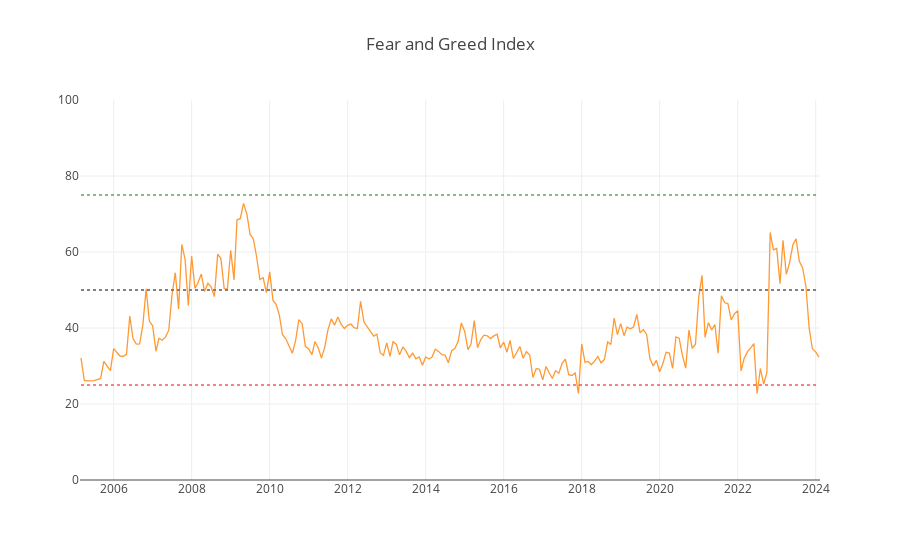

The cell this chart's notebook holds for it:
### Code cell
layout = {
    'shapes': [
        {
            'type': 'line',
            'x0': fear_greed_index_data.index.min(),
            'y0': 75,  # 指定线的y值
            'x1': fear_greed_index_data.index.max(),
            'y1': 75,  # 线的y值保持不变，因为这是一条水平线
            'line': {
                'color': 'green',
                'width': 1,
                'dash': 'dot',  # 线的样式（实线、虚线等）
            },
        },
        {
            'type': 'line',
            'x0': fear_greed_index_data.index.min(),
            'y0': 50,  # 指定线的y值
            'x1': fear_greed_index_data.index.max(),
            'y1': 50,  # 线的y值保持不变，因为这是一条水平线
            'line': {
                'color': 'gray',
                'width': 2,
                'dash': 'dot',  # 线的样式（实线、虚线等）
            },
        },
        {
            'type': 'line',
            'x0': fear_greed_index_data.index.min(),
            'y0': 25,  # 指定线的y值
            'x1': fear_greed_index_data.index.max(),
            'y1': 25,  # 线的y值保持不变，因为这是一条水平线
            'line': {
                'color': 'red',
                'width': 1,
                'dash': 'dot',  # 线的样式（实线、虚线等）
            },
        }
    ],
    'yaxis': {
        'range': [0, 100]  # 设置y轴的最小值和最大值
    },
    'y0': 50,  # 指定线的y值
    'title': 'Fear and Greed Index'
}

fear_greed_index_data['fear_greed_index'].iplot(kind='line', layout=layout)

### Figure 1 — Plotly figure (JSON) as saved in the notebook; plotly's stock layout.template omitted (floating-point values rounded to 4 significant figures; data arrays with more than 128 entries replaced by an {"elided": "..."} marker saying what was removed)
{"data": [{"line": {"color": "rgba(255, 153, 51, 1.0)", "dash": "solid", "shape": "linear", "width": 1.3}, "mode": "lines", "name": "fear_greed_index", "text": "", "type": "scatter", "x": {"elided": "228 str values"}, "y": {"elided": "228 float values"}}], "layout": {"autosize": true, "shapes": [{"line": {"color": "green", "dash": "dot", "width": 1}, "type": "line", "x0": "2005-03-01T00:00:00+08:00", "x1": "2024-02-01T00:00:00+08:00", "y0": 75, "y1": 75}, {"line": {"color": "gray", "dash": "dot", "width": 2}, "type": "line", "x0": "2005-03-01T00:00:00+08:00", "x1": "2024-02-01T00:00:00+08:00", "y0": 50, "y1": 50}, {"line": {"color": "red", "dash": "dot", "width": 1}, "type": "line", "x0": "2005-03-01T00:00:00+08:00", "x1": "2024-02-01T00:00:00+08:00", "y0": 25, "y1": 25}], "title": {"text": "Fear and Greed Index"}, "xaxis": {"autorange": true, "range": ["2005-02-21 18:30:07.5314", "2024-02-08 05:29:52.4686"], "type": "date"}, "y0": 50, "yaxis": {"range": [0, 100], "type": "linear"}}}
